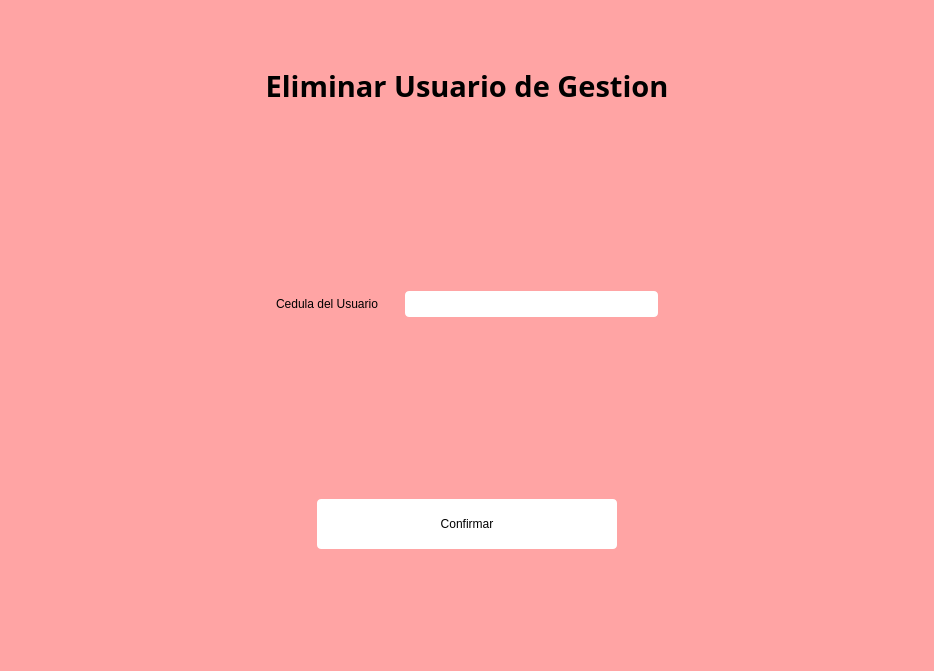
<?xml version="1.0" encoding="UTF-8"?>
<ui version="4.0">
 <class>Form</class>
 <widget class="QWidget" name="Form">
  <property name="geometry">
   <rect>
    <x>0</x>
    <y>0</y>
    <width>934</width>
    <height>671</height>
   </rect>
  </property>
  <property name="windowTitle">
   <string>Form</string>
  </property>
  <property name="styleSheet">
   <string notr="true">#Form{
background-color:rgb(255, 164, 164);
}

QPushBottom{
border:none;
}
#aceptar{
max-width:300px;
min-height:50px;
border-radius:4px;
background-color:rgb(255, 255, 255);
}
QFrame{
border:none;
}

#aceptar:hover{
background-color:#ddd;
}</string>
  </property>
  <layout class="QHBoxLayout" name="horizontalLayout">
   <item>
    <layout class="QVBoxLayout" name="verticalLayout_2" stretch="1,9">
     <property name="topMargin">
      <number>40</number>
     </property>
     <item>
      <widget class="QFrame" name="frame_5">
       <property name="frameShape">
        <enum>QFrame::StyledPanel</enum>
       </property>
       <property name="frameShadow">
        <enum>QFrame::Raised</enum>
       </property>
       <layout class="QHBoxLayout" name="horizontalLayout_6">
        <property name="topMargin">
         <number>15</number>
        </property>
        <item>
         <widget class="QLabel" name="label">
          <property name="font">
           <font>
            <family>NotoSerifTamilSlanted SemiCondensed ExtraBold</family>
            <pointsize>22</pointsize>
            <weight>75</weight>
            <bold>true</bold>
           </font>
          </property>
          <property name="text">
           <string>Eliminar Usuario de Gestion</string>
          </property>
          <property name="alignment">
           <set>Qt::AlignCenter</set>
          </property>
         </widget>
        </item>
       </layout>
      </widget>
     </item>
     <item>
      <widget class="QFrame" name="frame_4">
       <property name="frameShape">
        <enum>QFrame::StyledPanel</enum>
       </property>
       <property name="frameShadow">
        <enum>QFrame::Raised</enum>
       </property>
       <layout class="QHBoxLayout" name="horizontalLayout_5">
        <item>
         <layout class="QVBoxLayout" name="verticalLayout" stretch="1,2,0,2,0">
          <item>
           <spacer name="verticalSpacer_2">
            <property name="orientation">
             <enum>Qt::Vertical</enum>
            </property>
            <property name="sizeHint" stdset="0">
             <size>
              <width>20</width>
              <height>20</height>
             </size>
            </property>
           </spacer>
          </item>
          <item>
           <widget class="QFrame" name="frame_2">
            <property name="styleSheet">
             <string notr="true"/>
            </property>
            <property name="frameShape">
             <enum>QFrame::StyledPanel</enum>
            </property>
            <property name="frameShadow">
             <enum>QFrame::Raised</enum>
            </property>
            <layout class="QHBoxLayout" name="horizontalLayout_3">
             <item>
              <widget class="QFrame" name="frame_6">
               <property name="styleSheet">
                <string notr="true">max-width:400%;</string>
               </property>
               <property name="frameShape">
                <enum>QFrame::StyledPanel</enum>
               </property>
               <property name="frameShadow">
                <enum>QFrame::Raised</enum>
               </property>
               <layout class="QHBoxLayout" name="horizontalLayout_8" stretch="3,7">
                <property name="spacing">
                 <number>20</number>
                </property>
                <item>
                 <widget class="QLabel" name="label_2">
                  <property name="text">
                   <string>Cedula del Usuario</string>
                  </property>
                 </widget>
                </item>
                <item>
                 <widget class="QLineEdit" name="cedula">
                  <property name="styleSheet">
                   <string notr="true">border:none;
padding:5px;
border-radius:4px;</string>
                  </property>
                 </widget>
                </item>
               </layout>
              </widget>
             </item>
            </layout>
           </widget>
          </item>
          <item>
           <spacer name="verticalSpacer_5">
            <property name="orientation">
             <enum>Qt::Vertical</enum>
            </property>
            <property name="sizeHint" stdset="0">
             <size>
              <width>20</width>
              <height>40</height>
             </size>
            </property>
           </spacer>
          </item>
          <item>
           <widget class="QFrame" name="frame_3">
            <property name="frameShape">
             <enum>QFrame::StyledPanel</enum>
            </property>
            <property name="frameShadow">
             <enum>QFrame::Raised</enum>
            </property>
            <layout class="QHBoxLayout" name="horizontalLayout_4">
             <item>
              <widget class="QFrame" name="frame_7">
               <property name="styleSheet">
                <string notr="true"/>
               </property>
               <property name="frameShape">
                <enum>QFrame::StyledPanel</enum>
               </property>
               <property name="frameShadow">
                <enum>QFrame::Raised</enum>
               </property>
               <layout class="QHBoxLayout" name="horizontalLayout_9">
                <item>
                 <widget class="QPushButton" name="aceptar">
                  <property name="styleSheet">
                   <string notr="true"/>
                  </property>
                  <property name="text">
                   <string>Confirmar</string>
                  </property>
                 </widget>
                </item>
               </layout>
              </widget>
             </item>
            </layout>
           </widget>
          </item>
          <item>
           <spacer name="verticalSpacer">
            <property name="orientation">
             <enum>Qt::Vertical</enum>
            </property>
            <property name="sizeHint" stdset="0">
             <size>
              <width>20</width>
              <height>40</height>
             </size>
            </property>
           </spacer>
          </item>
         </layout>
        </item>
       </layout>
      </widget>
     </item>
    </layout>
   </item>
  </layout>
 </widget>
 <resources/>
 <connections/>
</ui>
